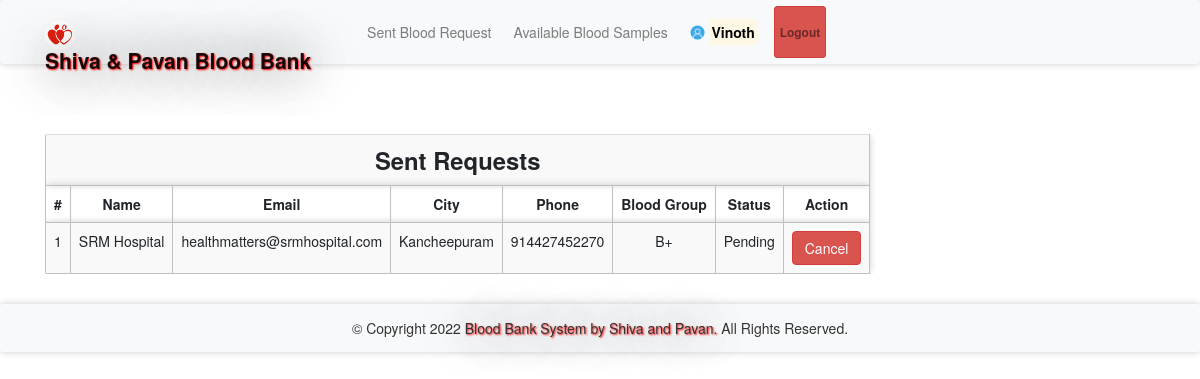
/sentrequest.php (signed in), run on the app's committed database.
### tables this page shows
CREATE TABLE `bloodrequest` (
  `reqid` int(11) NOT NULL,
  `hid` int(11) NOT NULL,
  `rid` int(11) NOT NULL,
  `bg` varchar(11) NOT NULL,
  `status` varchar(100) NOT NULL DEFAULT 'Pending'
);

CREATE TABLE `hospitals` (
  `id` int(11) NOT NULL,
  `hname` varchar(100) NOT NULL,
  `hemail` varchar(100) NOT NULL,
  `hpassword` varchar(100) NOT NULL,
  `hphone` varchar(100) NOT NULL,
  `hcity` varchar(100) NOT NULL
);

### message.php (called while the page is built, shortened)
<?php $counter=0; if(isset($_GET['msg'])) { ?>
	<div class="col-5 alert alert alert-success alert-dismissible fade show card" id="message">
		<button type="button" class="close" data-dismiss="alert" title="close">&times;</button><?php echo $_GET['msg'];?>
	</div>
<?php }?>

### sentrequest.php (the view, shortened to what this page needs)
<?php
require 'file/connection.php';
  if(!isset($_SESSION['rid']))
  {
  header('location:login.php');
  }
  else {
    $rid = $_SESSION['rid'];
    $sql = "select bloodrequest.*, hospitals.* from bloodrequest, hospitals where rid='$rid' && bloodrequest.hid=hospitals.id";
    $result = mysqli_query($conn, $sql);
?>
<!DOCTYPE html>
<html>
<?php require 'head.php'; ?>
<body>
	<?php require 'header.php'; ?>
	<div class="container cont">
		<?php require 'message.php'; ?>
	<table class="table table-responsive table-striped rounded mb-5">
		<tr><th colspan="8" class="title">Sent requests</th></tr>
		<tr>
			<th>#</th>
			<th>Name</th>
			<th>Email</th>
			<th>City</th>
			<th>Phone</th>
			<th>Blood Group</th>
			<th>Status</th>
			<th>Action</th>
		</tr>
		<?php while($row = mysqli_fetch_array($result)) { ?>
		<tr>
			<td><?php echo ++$counter;?></td>
			<td><?php echo $row['hname'];?></td>
			<td><?php echo $row['hemail'];?></td>
			<td><?php echo $row['hcity'];?></td>
			<td><?php echo $row['hphone'];?></td>
			<td><?php echo $row['bg'];?></td>
			<td><?php echo $row['status'];?></td>
			<td><?php if($row['status'] == 'Accepted'){ ?>
			<?php }
			else{ ?>
				<a href="file/cancel.php?reqid=<?php echo $row['reqid'];?>" class="btn btn-danger">Cancel</a>
			<?php } ?>
			</td>
		</tr>
		<?php } ?>
	</table>
</div>
    <?php require 'footer.php'; ?>
</body>
</html>
<?php } ?>

### css/style.css (style rules this page uses)
.cont { padding-top: 40px; text-align: justify; font-size: 1em; }
.card ,nav, .footer,tr,video { border-radius: 3px; transition: all 200ms ease-out; box-shadow: 0px 0px 7px rgba(0, 0, 0, 0.2); }
tr,th,td { border:0.1px solid silver; text-align: center; }
.title { font-weight: bold; font-size: 1.7em; text-transform: capitalize; text-align: center; }
a:link { text-decoration: none; }

### data on the page
bloodrequest: hospitals.hname "SRM Hospital", hospitals.hemail "healthmatters@srmhospital.com", hospitals.hcity "Kancheepuram", hospitals.hphone "914427452270", bg "B+", status "Pending"

### other printed values
$_SESSION['rname'] "Vinoth"
